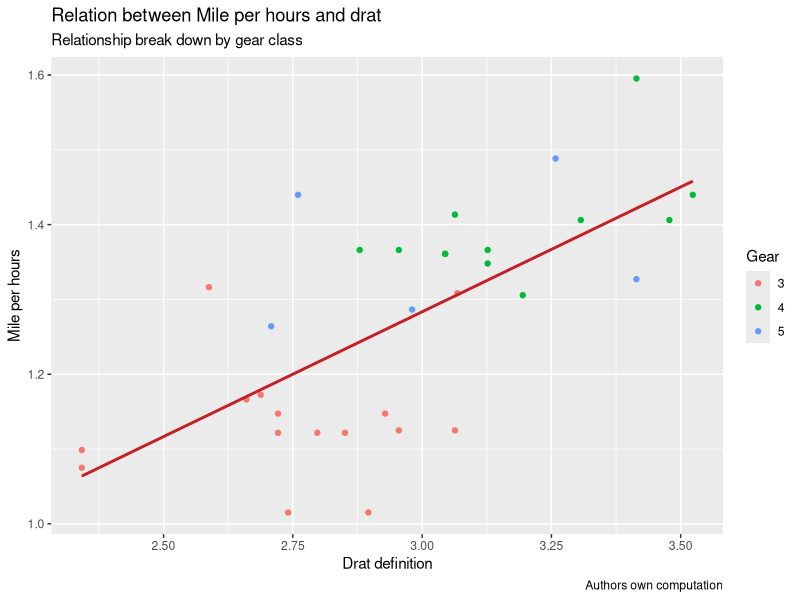

This chart was generated by the following R code:
library(ggplot2) 
png(file = "scatterplot.png")   
new_graph<-ggplot(mtcars, aes(x = log(mpg), y = log(drat))) +geom_point(aes(color = factor(gear))) +  
stat_smooth(method = "lm",col = "#C42126",se = FALSE,size = 1)  
new_graph + labs(  
        x = "Drat definition",  
        y = "Mile per hours",  
        color = "Gear",  
        title = "Relation between Mile per hours and drat",  
        subtitle = "Relationship break down by gear class",  
        caption = "Authors own computation"  
)   
dev.off()  
